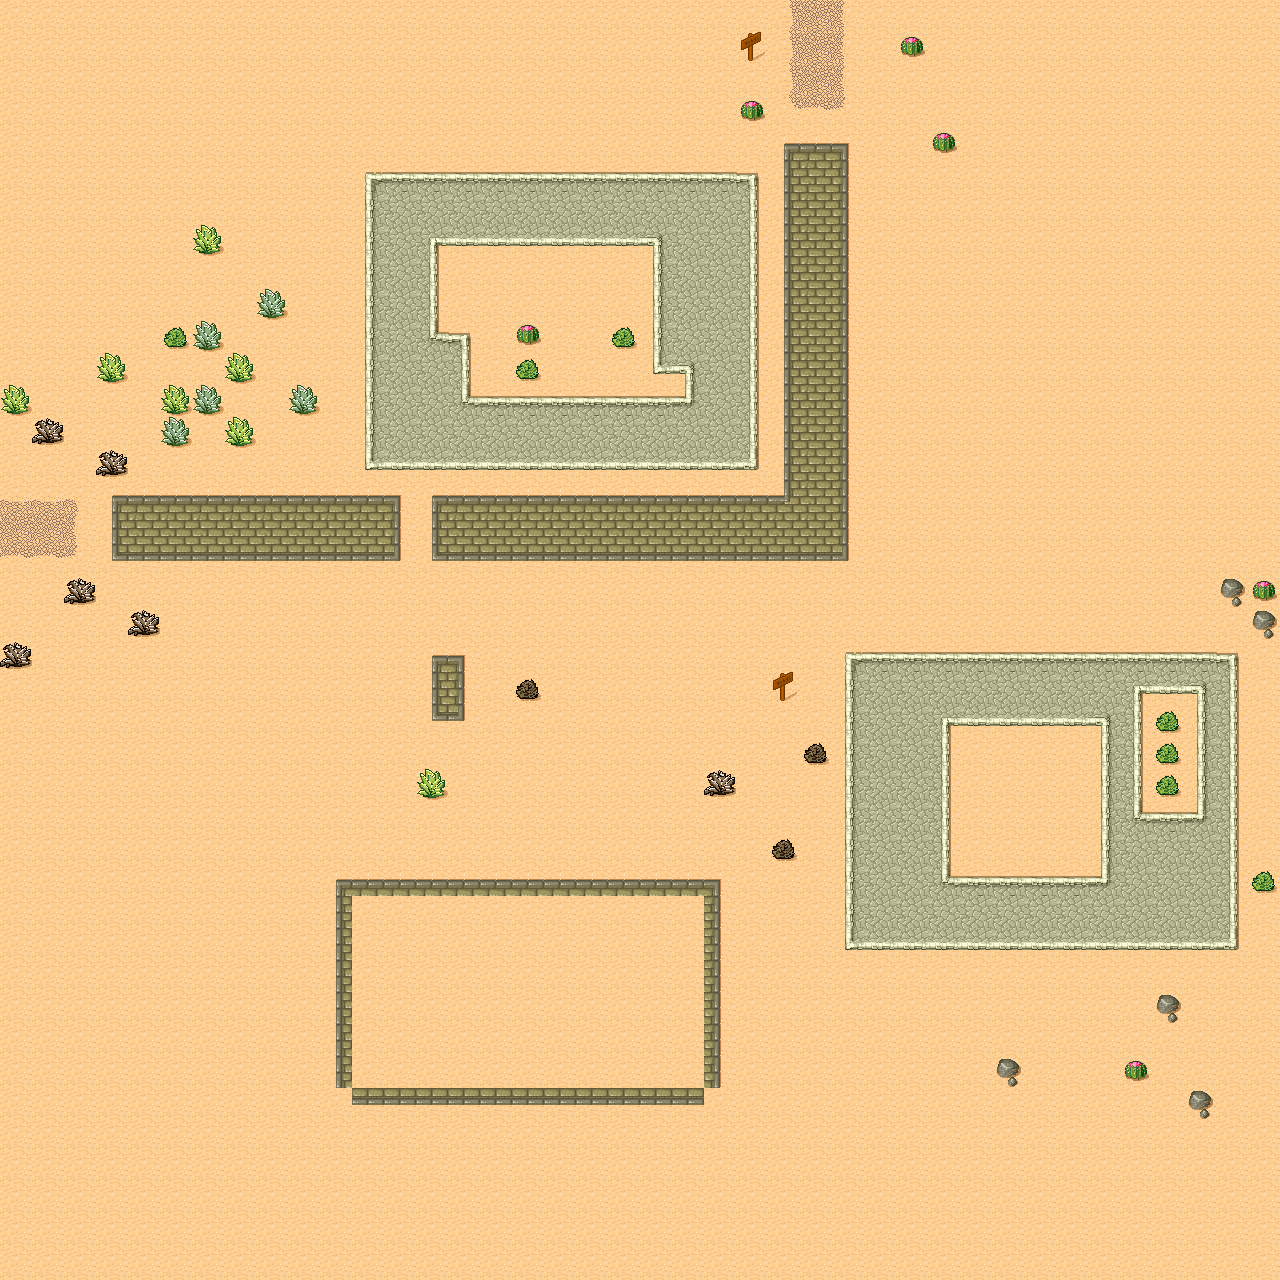

This game map was drawn from its Tiled (.tmx) file and the tilesets committed beside it. A one-line description and the trimmed map source follow:
An orthogonal 40x40 tile map with 32x32 px tiles, 1 tile layer (Capa de patrones 2).

<map version="1.0" orientation="orthogonal" renderorder="right-down" width="40" height="40" tilewidth="32" tileheight="32" nextobjectid="1">
 <tileset firstgid="1" source="desert.tsx" />
 <layer name="Capa de patrones 2" width="40" height="40">
  <data>[1600 cells, 1600 non-empty, 40 distinct tile ids]</data>
 </layer>
</map>
